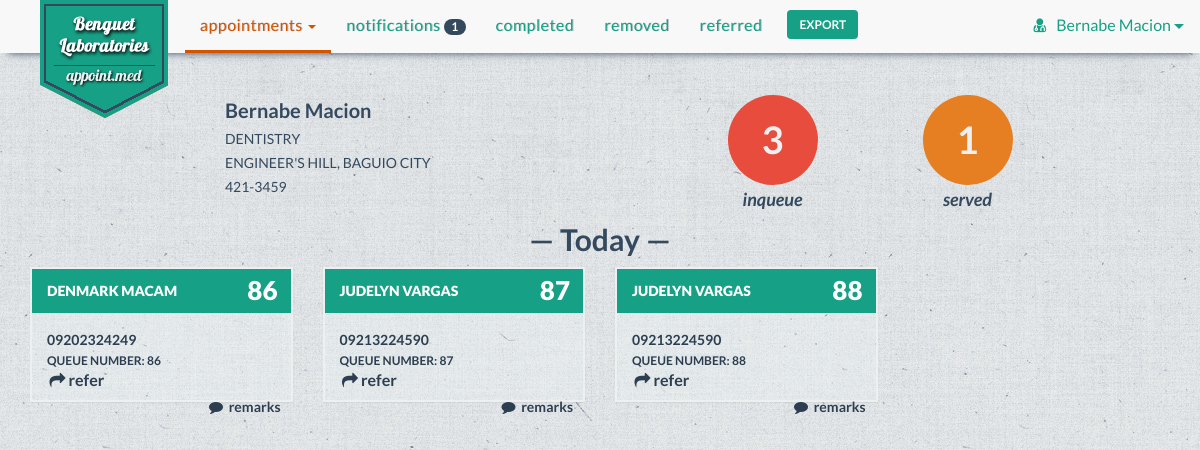
Page /schedules.php (signed in) on the earlier database version.
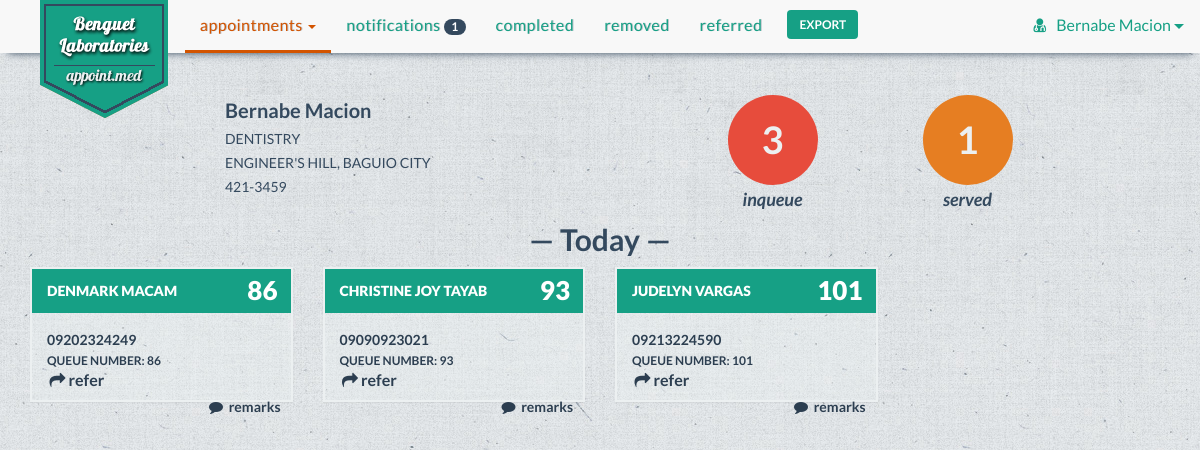
Same page on the later database version.
### tables this page shows
CREATE TABLE IF NOT EXISTS `appointment` (
  `appointment_id` int(100) NOT NULL AUTO_INCREMENT,
  `remarks` text NOT NULL,
  `doctor_id` varchar(100) NOT NULL,
  `patient_id` varchar(100) NOT NULL,
  `appoint_date` date NOT NULL,
  `appointment_status` enum('Cancelled','Completed','Referred','Inqueue') NOT NULL,
  `clinic_id` int(100) NOT NULL,
  PRIMARY KEY (`appointment_id`),
  KEY `doctor_id` (`doctor_id`,`patient_id`),
  KEY `patient_id` (`patient_id`),
  KEY `clinic_id` (`clinic_id`)
);

CREATE TABLE IF NOT EXISTS `patient` (
  `patient_id` varchar(100) NOT NULL,
  `patient_name` text NOT NULL,
  `patient_contact` varchar(100) NOT NULL,
  `birthdate` date NOT NULL,
  `email` varchar(200) NOT NULL,
  `username` varchar(100) NOT NULL,
  `occupation` text,
  PRIMARY KEY (`patient_id`),
  KEY `username` (`username`)
);

### schedules.php (the view, shortened to what the changed rows need)
<!DOCTYPE html>
<html lang="en">
  <head>
    <?php
        include 'include/head.php';
        include 'connectdatabase.php';
    ?>
    <?php
        $username = $_SESSION['username'];
        $result = mysqli_query($con, "SELECT * FROM doctor WHERE username LIKE '$username'" );
        $row =  mysqli_fetch_array($result);
        $doctor = $row['doctor_name'];
        $doctor_id = $row['doctor_id'];
        $a_result = mysqli_query($con, "SELECT * FROM appointment WHERE doctor_id = '$doctor_id' AND (appointment_status = 'inqueue' OR appointment_status = 'Referred') ORDER BY appointment_id");
    ?>
  <body class="e4e8e9-bg">
    <div class="container">
 <div class="container-fluid" id="user-md-frw">
        <div class="row">
            <div class="col-md-12 col-md-4 col-md-offset-2 user-md">
                <h1><?php echo $doctor; ?></h1>
            </div>
        </div>
    </div>
    <div class="container-fluid" id="schedules-md">
        <div class="row">
            <div class="col-md-12">
                <h2 class="text-center row-header">&mdash; Today &mdash;</h2>
            </div>
        <?php
            while($row = mysqli_fetch_array($a_result)){
               $patient = $row['patient_id'];
               $p_result = mysqli_query($con, "SELECT * FROM patient WHERE patient_id LIKE '$patient'");
               $pat = mysqli_fetch_array($p_result);
               $appointment_id = $row['appointment_id'];
               echo '<div class="col-xs-12 col-md-6 col-lg-3">
                <div class="panel panel-default sched-panel">';
                echo'<div class="panel-heading">';
                echo $pat['patient_name'];
                echo '<p class="queue-num">' . $appointment_id . '</p>';
                echo '</div>';
                echo' <div class="panel-body">';
                echo $pat['patient_contact'];
                echo '<p> Queue Number: <span>' . $appointment_id . '</span></p>';
                 echo '
                         </div>';
                 echo'  <div class="appmnt-pnl-btn">
                        <a href="#"><i class="fa fa-comment"></i> Remarks</a>
                        <button type="button" class="btn btn-block btn-inverse appo byn-noborder" data-toggle="modal" data-target=".bs-example-modal-sm" data-id="'.$appointment_id.'" data-patient-id="'.$patient.'">
                        <i class="fa fa-mail-forward"></i>Refer</button>
                    </div>
                 </div>
               </div>';
            }
        ?>
        </div>
    </div>
    </div>
  </body>
</html>

Differences in the rows shown:
no longer on this page (row edited): appointment: patient.patient_name "JUDELYN VARGAS", appointment_id "87", patient.patient_contact "09213224590"
no longer on this page (row edited): appointment: patient.patient_name "JUDELYN VARGAS", appointment_id "88", patient.patient_contact "09213224590"
added appointment: patient.patient_name "CHRISTINE JOY TAYAB", appointment_id "93", patient.patient_contact "09090923021"
added appointment: patient.patient_name "JUDELYN VARGAS", appointment_id "101", patient.patient_contact "09213224590"
